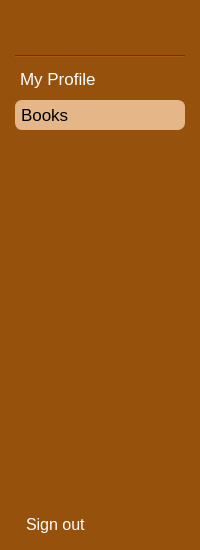
     <widget class="QFrame" name="frameMenu">
      <property name="sizePolicy">
       <sizepolicy hsizetype="Fixed" vsizetype="Preferred">
        <horstretch>0</horstretch>
        <verstretch>0</verstretch>
       </sizepolicy>
      </property>
      <property name="minimumSize">
       <size>
        <width>150</width>
        <height>550</height>
       </size>
      </property>
      <property name="styleSheet">
       <string notr="true">background-color: rgb(150,81,12)</string>
      </property>
      <property name="frameShape">
       <enum>QFrame::NoFrame</enum>
      </property>
      <property name="frameShadow">
       <enum>QFrame::Plain</enum>
      </property>
      <property name="lineWidth">
       <number>0</number>
      </property>
      <layout class="QVBoxLayout" name="verticalLayout">
       <property name="spacing">
        <number>-1</number>
       </property>
       <property name="leftMargin">
        <number>15</number>
       </property>
       <property name="topMargin">
        <number>15</number>
       </property>
       <property name="rightMargin">
        <number>15</number>
       </property>
       <property name="bottomMargin">
        <number>5</number>
       </property>
       <item>
        <spacer name="verticalSpacer_2">
         <property name="orientation">
          <enum>Qt::Vertical</enum>
         </property>
         <property name="sizeType">
          <enum>QSizePolicy::Fixed</enum>
         </property>
         <property name="sizeHint" stdset="0">
          <size>
           <width>20</width>
           <height>40</height>
          </size>
         </property>
        </spacer>
       </item>
       <item>
        <widget class="Line" name="line_3">
         <property name="orientation">
          <enum>Qt::Horizontal</enum>
         </property>
        </widget>
       </item>
       <item>
        <widget class="QPushButton" name="pbtnProfile">
         <property name="sizePolicy">
          <sizepolicy hsizetype="Minimum" vsizetype="Fixed">
           <horstretch>0</horstretch>
           <verstretch>0</verstretch>
          </sizepolicy>
         </property>
         <property name="minimumSize">
          <size>
           <width>0</width>
           <height>30</height>
          </size>
         </property>
         <property name="maximumSize">
          <size>
           <width>16777215</width>
           <height>30</height>
          </size>
         </property>
         <property name="font">
          <font>
           <pointsize>13</pointsize>
           <kerning>true</kerning>
          </font>
         </property>
         <property name="mouseTracking">
          <bool>true</bool>
         </property>
         <property name="whatsThis">
          <string>'My Profile' button</string>
         </property>
         <property name="autoFillBackground">
          <bool>false</bool>
         </property>
         <property name="styleSheet">
          <string notr="true">
QPushButton
{
text-align: left;
color: white;
padding: 10px;
border-radius:7px;
padding: 5px;
}
QPushButton:hover:!pressed
{
  background-color: rgb(241,218,195);
  color: black;
}
QPushButton:checked
{
  background-color: rgb(133,179,225);
  color: black;
}</string>
         </property>
         <property name="text">
          <string>My Profile</string>
         </property>
         <property name="icon">
          <iconset>
           <normaloff>images/essential-icons/svg/user-433878.svg</normaloff>images/essential-icons/svg/user-433878.svg</iconset>
         </property>
         <property name="iconSize">
          <size>
           <width>25</width>
           <height>25</height>
          </size>
         </property>
         <property name="checkable">
          <bool>false</bool>
         </property>
         <property name="checked">
          <bool>false</bool>
         </property>
         <property name="autoDefault">
          <bool>false</bool>
         </property>
         <property name="default">
          <bool>false</bool>
         </property>
         <property name="flat">
          <bool>true</bool>
         </property>
        </widget>
       </item>
       <item>
        <widget class="QPushButton" name="pbtnBooks">
         <property name="sizePolicy">
          <sizepolicy hsizetype="Minimum" vsizetype="Fixed">
           <horstretch>0</horstretch>
           <verstretch>0</verstretch>
          </sizepolicy>
         </property>
         <property name="minimumSize">
          <size>
           <width>0</width>
           <height>30</height>
          </size>
         </property>
         <property name="maximumSize">
          <size>
           <width>16777215</width>
           <height>30</height>
          </size>
         </property>
         <property name="font">
          <font>
           <pointsize>13</pointsize>
          </font>
         </property>
         <property name="mouseTracking">
          <bool>true</bool>
         </property>
         <property name="autoFillBackground">
          <bool>false</bool>
         </property>
         <property name="styleSheet">
          <string notr="true">
QPushButton
{
text-align: left;
color: black;
padding: 10px;
background-color: rgb(228,182,136); 
border: 1px solid rgb(228,182,136);
border-radius:7px;
padding: 5px;
}</string>
         </property>
         <property name="text">
          <string>Books</string>
         </property>
         <property name="icon">
          <iconset>
           <normaloff>images/essential-icons/svg/book-433812.svg</normaloff>images/essential-icons/svg/book-433812.svg</iconset>
         </property>
         <property name="iconSize">
          <size>
           <width>25</width>
           <height>25</height>
          </size>
         </property>
         <property name="checkable">
          <bool>false</bool>
         </property>
         <property name="autoDefault">
          <bool>false</bool>
         </property>
         <property name="default">
          <bool>false</bool>
         </property>
         <property name="flat">
          <bool>true</bool>
         </property>
        </widget>
       </item>
       <item>
        <spacer name="vertspacerBot">
         <property name="orientation">
          <enum>Qt::Vertical</enum>
         </property>
         <property name="sizeHint" stdset="0">
          <size>
           <width>20</width>
           <height>40</height>
          </size>
         </property>
        </spacer>
       </item>
       <item>
        <widget class="QPushButton" name="pushButton_3">
         <property name="sizePolicy">
          <sizepolicy hsizetype="Minimum" vsizetype="Minimum">
           <horstretch>0</horstretch>
           <verstretch>0</verstretch>
          </sizepolicy>
         </property>
         <property name="minimumSize">
          <size>
           <width>0</width>
           <height>0</height>
          </size>
         </property>
         <property name="font">
          <font>
           <pointsize>12</pointsize>
          </font>
         </property>
         <property name="styleSheet">
          <string notr="true">QPushButton
{
text-align: left;
color: white;
padding: 10px;
}
QPushButton:hover:!pressed
{
  color: red;
}</string>
         </property>
         <property name="text">
          <string>Sign out</string>
         </property>
         <property name="icon">
          <iconset>
           <normaloff>images/essential-icons/svg/cancel-433817.svg</normaloff>images/essential-icons/svg/cancel-433817.svg</iconset>
         </property>
         <property name="iconSize">
          <size>
           <width>20</width>
           <height>20</height>
          </size>
         </property>
         <property name="flat">
          <bool>true</bool>
         </property>
        </widget>
       </item>
      </layout>
     </widget>
